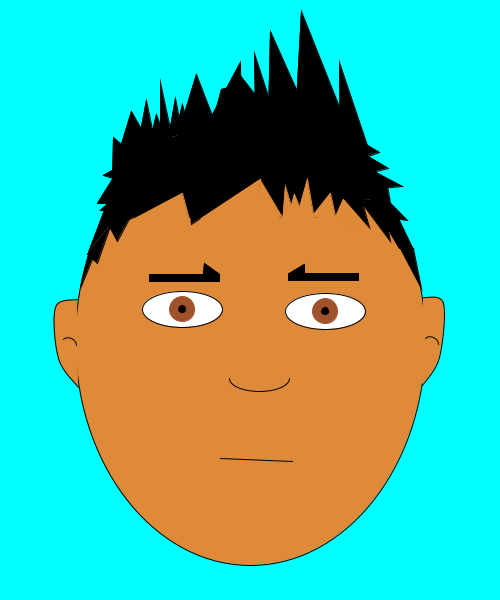
Frame 1 (no input)
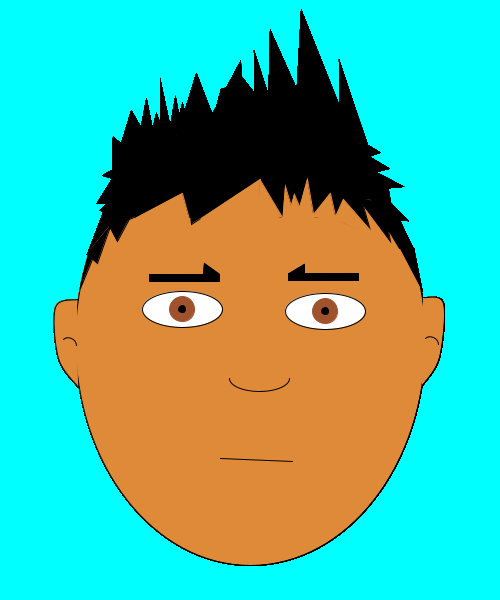
Frame 60 (the mouse pressed at the canvas centre just before this capture)
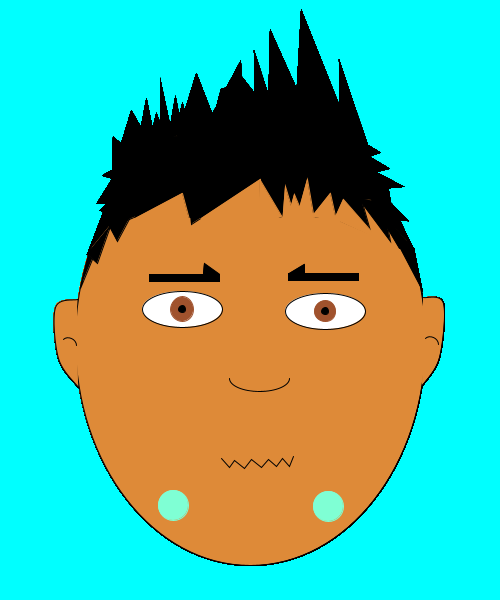
Frame 120 (the mouse held since frame 60 and released just before this capture)

The Processing sketch that drew these frames (run headless with seeded random() and noise(); from frame 60 on, the mouse is pressed at the canvas centre):

// Processing sketch: processing_170715
// ── processing_170715.pde

int colorUll = color (160,82,45);
int movimentLlagrima = 328;
int movimentLlagrima2 = 329;
boolean llagrima = false;

void setup() {
    size (500, 600);  
    background (0, 255, 255);
      
}  

void draw () {
  println (mouseX +  "," + mouseY);
  
  if (mousePressed == true){
  
  //cara plorant
  stroke (0, 0, 0);
  fill (222, 138, 56);
  ellipse (250, 340, 350, 450);
  
  //orella esquerra
  stroke(0, 0, 0);
  fill(222, 138, 56);
  beginShape(); 
  curveVertex (77, 299);
  curveVertex (77, 299);
  curveVertex (55, 307);
  curveVertex (58, 358);
  curveVertex (78, 387);
  curveVertex (78, 387);
  endShape();
  //oida
  stroke(0);
  fill(222, 138, 56);
  arc(69, 345, 15, 15, PI+QUARTER_PI, TWO_PI);
  
  //orella dreta
  stroke(0, 0, 0);
  fill(222, 138, 56);
  beginShape();
  curveVertex (423,297);
  curveVertex (423, 297);
  curveVertex (443, 303);
  curveVertex (439, 357);
  curveVertex (422, 385);
  curveVertex (422, 385);
  endShape();
  //oida
  stroke(0);
  fill(222, 138, 56);
  arc(431, 344, 15, 15, PI+QUARTER_PI, TWO_PI);
  
  //ull esquerra
  stroke(0);
  fill(255, 255, 255);
  ellipse(182, 309, 80, 36);
  
  stroke(160,82,45 );
  fill(colorUll);
  ellipse(182,309, random(20,25),random(20,25));
  
  //llagrima esquerra
  stroke (127,255,212);
  fill(127,255,212);
  if(llagrima == true){
  fill(127,255,212);  
  ellipse(173, movimentLlagrima, 30, 30);
  movimentLlagrima = movimentLlagrima +3;
  if(movimentLlagrima == 591){
    movimentLlagrima = 328;
  }
  }
  
  //pupila esquerra
  stroke(0);
  fill(0);
  ellipse(182, 309, 7, 7);
  
  //cella esquerra
  stroke(0);
  fill (0);
  rect(149, 274, 70, 7);
  triangle(204, 263, 203, 273, 218, 273);
  
  //ull dret
  stroke(0);
  fill(255, 255, 255);
  ellipse(325, 311, 80, 36);
  
  stroke(160,82,45 );
  fill(colorUll );
  ellipse(325, 311, random(20,25),random(20,25));
  
  //llagrima dreta
  stroke (127,255,212);
  fill(127,255,212);
  if (llagrima == true){
  fill(127,255,212);  
  ellipse(328, movimentLlagrima2, 30, 30);
  movimentLlagrima2 = movimentLlagrima2 +3;
  if (movimentLlagrima2 == 591){
      movimentLlagrima2 = 329;
  }
  }
  
  //pupila dreta
  stroke(0);
  fill(0);
  ellipse(325, 311, 7, 7);
  
  //cella dreta
  stroke(0);
  fill(0);
  rect(288, 273, 70, 7);
  triangle(304, 264, 304, 273, 289, 273);
  
  //nas
  noFill();
  stroke(0);
  arc(259, 378, 60, 26, 0, PI, OPEN); 
  
  //boca
  stroke(0);
  noFill();
  beginShape();
  vertex(221, 458);
  vertex(229, 467);
  vertex(234, 460);
  vertex(244, 468);
  vertex(251, 459);
  vertex(261, 467);
  vertex(268, 459);
  vertex(276, 466);
  vertex(282, 458);
  vertex(289, 466);
  vertex(293, 456);
  endShape();

  
  //cabell
  stroke(0);
  fill(0);
  rect(135, 137, 210, 80);
  triangle(113, 137, 111, 226, 182, 198);
  triangle(131, 111, 117, 157, 156,155);
  triangle(135, 157,103, 175, 152, 190);
  triangle(196, 74, 177, 136, 220, 136);
  triangle(175, 98, 168, 138, 182, 134); 
  triangle(182, 104, 177, 125, 186,119);
  triangle(160, 82, 160, 140, 172, 138);
  triangle(146, 100, 139, 137, 154, 139);
  triangle(156, 114, 150, 140, 165, 138);
  triangle(131, 182, 100, 210, 139, 213);
  triangle(122, 163, 97, 203, 136, 203);
  triangle(104, 210, 88, 252, 128,203);
  triangle(88, 255, 80, 288, 92, 259);
  triangle(110, 226, 87, 254, 97, 263);
  triangle(221, 89, 208, 138, 232, 86);
  triangle(240, 62, 201, 135, 241, 143);
  triangle(239,74, 236, 119, 278, 124);
  triangle(270, 31, 268, 117, 309, 118);
  triangle(301, 11, 295, 121, 346, 124);
  rect(236, 114, 110, 30);
  triangle(354, 174, 340, 221, 371, 234);
  triangle(340, 136, 341, 200, 389, 199);
  triangle(254, 53, 255, 112, 273, 111);
  triangle(353, 138, 354, 160, 369, 168);
  triangle(339, 62, 340, 152, 369, 151);
  triangle(366, 178, 377, 216, 407, 220);
  triangle(370, 185, 387, 185, 391, 209);
  triangle(354, 137, 354, 161, 379, 152);
  triangle(361, 152, 364, 174, 388, 168);
  triangle(368, 168, 369, 189, 402, 186);
  triangle(383, 214, 397, 216, 411, 245);
  triangle(413, 248, 421, 288, 400, 248);
  triangle(380, 216, 399, 248, 413, 248);
  triangle(407, 242, 395, 239, 364, 188);
  triangle(358, 198, 383, 203, 390, 241);
  triangle(189, 194, 191, 224, 260, 179);
  triangle(108, 224, 132, 213, 117, 241);
  stroke (222, 138, 56);
  fill (222, 138, 56);
  triangle(307, 179, 296, 219, 314, 219);
  triangle(294, 216, 285, 186, 282, 224);
  triangle(294, 194, 285, 227, 307, 225);
  triangle(330, 193, 311, 217, 336, 220);
  triangle(343, 199, 334, 219, 378, 239);
  triangle(282, 217, 260, 180, 258, 224);
  triangle(201, 218, 260, 179, 259, 220);
  triangle(133, 219, 182, 193, 189, 219);
  }
  
  else {
  
  //cara de desepcio
  stroke (0, 0, 0);
  fill (222, 138, 56);
  ellipse (250, 340, 350, 450);
  
  //orella esquerra
  stroke(0, 0, 0);
  fill(222, 138, 56);
  beginShape(); 
  curveVertex (77, 299);
  curveVertex (77, 299);
  curveVertex (55, 307);
  curveVertex (58, 358);
  curveVertex (78, 387);
  curveVertex (78, 387);
  endShape();
  //oida
  stroke(0);
  fill(222, 138, 56);
  arc(69, 345, 15, 15, PI+QUARTER_PI, TWO_PI);
  
  //orella dreta
  stroke(0, 0, 0);
  fill(222, 138, 56);
  beginShape();
  curveVertex (423,297);
  curveVertex (423, 297);
  curveVertex (443, 303);
  curveVertex (439, 357);
  curveVertex (422, 385);
  curveVertex (422, 385);
  endShape();
  //oida
  stroke(0);
  fill(222, 138, 56);
  arc(431, 344, 15, 15, PI+QUARTER_PI, TWO_PI);
  
  //ull esquerra
  stroke(0);
  fill(255, 255, 255);
  ellipse(182, 309, 80, 36);
  stroke(160,82,45 );
  fill(160,82,45);
  ellipse(182,309, 25, 25);
  //pupila esquerra
  stroke(0);
  fill(0);
  ellipse(182, 309, 7, 7);
  //cella esquerra
  stroke(0);
  fill (0);
  rect(149, 274, 70, 7);
  triangle(204, 263, 203, 273, 218, 273);
  
  //ull dret
  stroke(0);
  fill(255, 255, 255);
  ellipse(325, 311, 80, 36);
  stroke(160,82,45 );
  fill(160,82,45 );
  ellipse(325, 311, 25, 25);
  //pupila dreta
  stroke(0);
  fill(0);
  ellipse(325, 311, 7, 7);
  //cella dreta
  stroke(0);
  fill(0);
  rect(288, 273, 70, 7);
  triangle(304, 264, 304, 273, 289, 273);
  
  //nas
  noFill();
  stroke(0);
  arc(259, 378, 60, 26, 0, PI, OPEN); 
  
  //boca
  stroke(0);
  fill(0);
  line(220, 458, 292, 461);
  
  //cabell
  stroke(0);
  fill(0);
  rect(135, 137, 210, 80);
  triangle(113, 137, 111, 226, 182, 198);
  triangle(131, 111, 117, 157, 156,155);
  triangle(135, 157,103, 175, 152, 190);
  triangle(196, 74, 177, 136, 220, 136);
  triangle(175, 98, 168, 138, 182, 134); 
  triangle(182, 104, 177, 125, 186,119);
  triangle(160, 82, 160, 140, 172, 138);
  triangle(146, 100, 139, 137, 154, 139);
  triangle(156, 114, 150, 140, 165, 138);
  triangle(131, 182, 100, 210, 139, 213);
  triangle(122, 163, 97, 203, 136, 203);
  triangle(104, 210, 88, 252, 128,203);
  triangle(88, 255, 80, 288, 92, 259);
  triangle(110, 226, 87, 254, 97, 263);
  triangle(221, 89, 208, 138, 232, 86);
  triangle(240, 62, 201, 135, 241, 143);
  triangle(239,74, 236, 119, 278, 124);
  triangle(270, 31, 268, 117, 309, 118);
  triangle(301, 11, 295, 121, 346, 124);
  rect(236, 114, 110, 30);
  triangle(354, 174, 340, 221, 371, 234);
  triangle(340, 136, 341, 200, 389, 199);
  triangle(254, 53, 255, 112, 273, 111);
  triangle(353, 138, 354, 160, 369, 168);
  triangle(339, 62, 340, 152, 369, 151);
  triangle(366, 178, 377, 216, 407, 220);
  triangle(370, 185, 387, 185, 391, 209);
  triangle(354, 137, 354, 161, 379, 152);
  triangle(361, 152, 364, 174, 388, 168);
  triangle(368, 168, 369, 189, 402, 186);
  triangle(383, 214, 397, 216, 411, 245);
  triangle(413, 248, 421, 288, 400, 248);
  triangle(380, 216, 399, 248, 413, 248);
  triangle(407, 242, 395, 239, 364, 188);
  triangle(358, 198, 383, 203, 390, 241);
  triangle(189, 194, 191, 224, 260, 179);
  triangle(108, 224, 132, 213, 117, 241);
  stroke (222, 138, 56);
  fill (222, 138, 56);
  triangle(307, 179, 296, 219, 314, 219);
  triangle(294, 216, 285, 186, 282, 224);
  triangle(294, 194, 285, 227, 307, 225);
  triangle(330, 193, 311, 217, 336, 220);
  triangle(343, 199, 334, 219, 378, 239);
  triangle(282, 217, 260, 180, 258, 224);
  triangle(201, 218, 260, 179, 259, 220);
  triangle(133, 219, 182, 193, 189, 219);
  }

}
void mousePressed(){
  
  llagrima = true;

}
